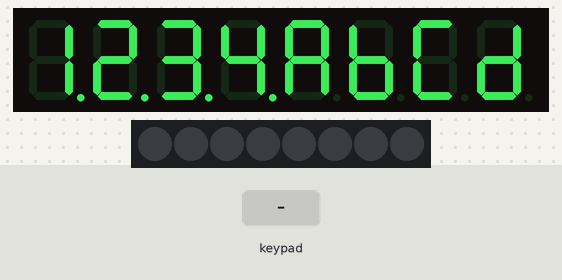
This sketch was run on a simulated Arduino Uno, built with avr-gcc and run on an emulated ATmega328P. On the bench: 8-digit seven-segment display, 8 RGB LEDs in strip order, left to right. Inputs (shaded band) come from the test bench.

Above: at 1.2 s.
1.3 s: keypad keys 2 5 pressed 0.4 s apart
At 2.6 s:
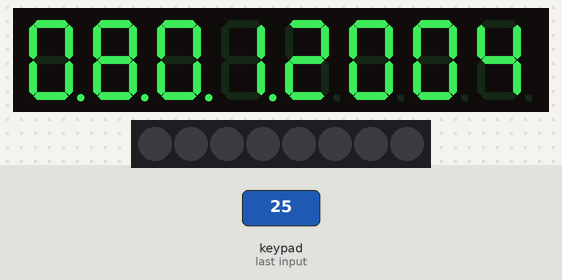
3.6 s: key '1' pressed
At 3.67 s:
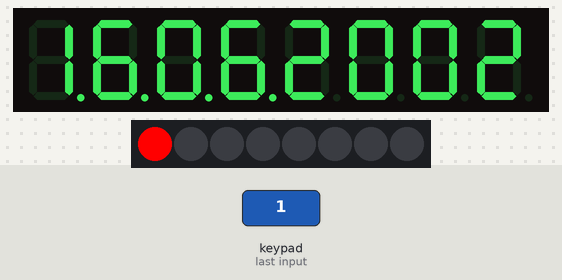
5.2 s: key '3' pressed
At 6.4 s:
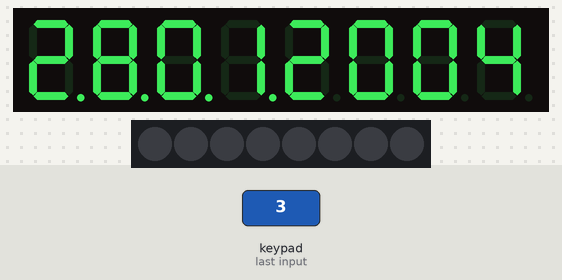
Timing chart, 0 to 8.2 s (numbered marks = the images above; inputs shaded):
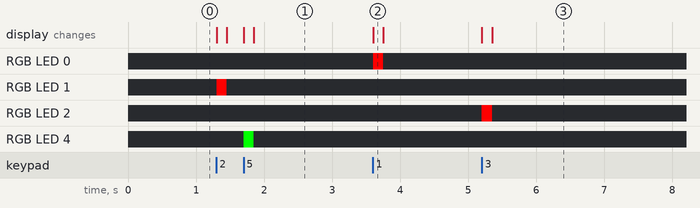

Measured:
- after the input at 1.3 s, RGB LED 1: off → RGB(255, 0, 0) at once, → off 0.15 s later; RGB LED 4: off → RGB(0, 255, 0) after 0.40 s, → off 0.15 s later; the display: first changes at once (image 1 shows a later state)
- after the input at 3.6 s, RGB LED 0: off → RGB(255, 0, 0) at once, → off 0.15 s later; the display: changes at once (image 2)
- after the input at 5.2 s, RGB LED 2: off → RGB(255, 0, 0) at once, → off 0.15 s later; the display: first changes at once (image 3 shows a later state)

The sketch:

LED_AND_KEY_BOARD.ino
```cpp
// (licence header left out)
#include <TM1638.h>

// define a module on data pin 8, clock pin 9 and strobe pin 7
TM1638 module(8, 9, 7);

long birthdays[3] = {0x16062002, 0x08012004, 0x28012004};

void setup() {
  // display a hexadecimal number and set the left 4 dots
  module.setDisplayToHexNumber(0x1234ABCD, 0xF0);

  Serial.begin(9600);
}

void loop() {
  byte keys = module.getButtons();
  byte n = translate(keys);
  if (n > 0 && n < 4) {
    module.setDisplayToHexNumber(birthdays[n-1], 0xF0);
  }

  // light the first 4 red LEDs and the last 4 green LEDs as the buttons are pressed
  module.setLEDs(((keys & 0xF0) << 8) | (keys & 0xF));
}

int translate(int value) {
  int n = 0;
  while (value != 0) {
    n++;
    value = value / 2;
  }

  return n;
}
```
